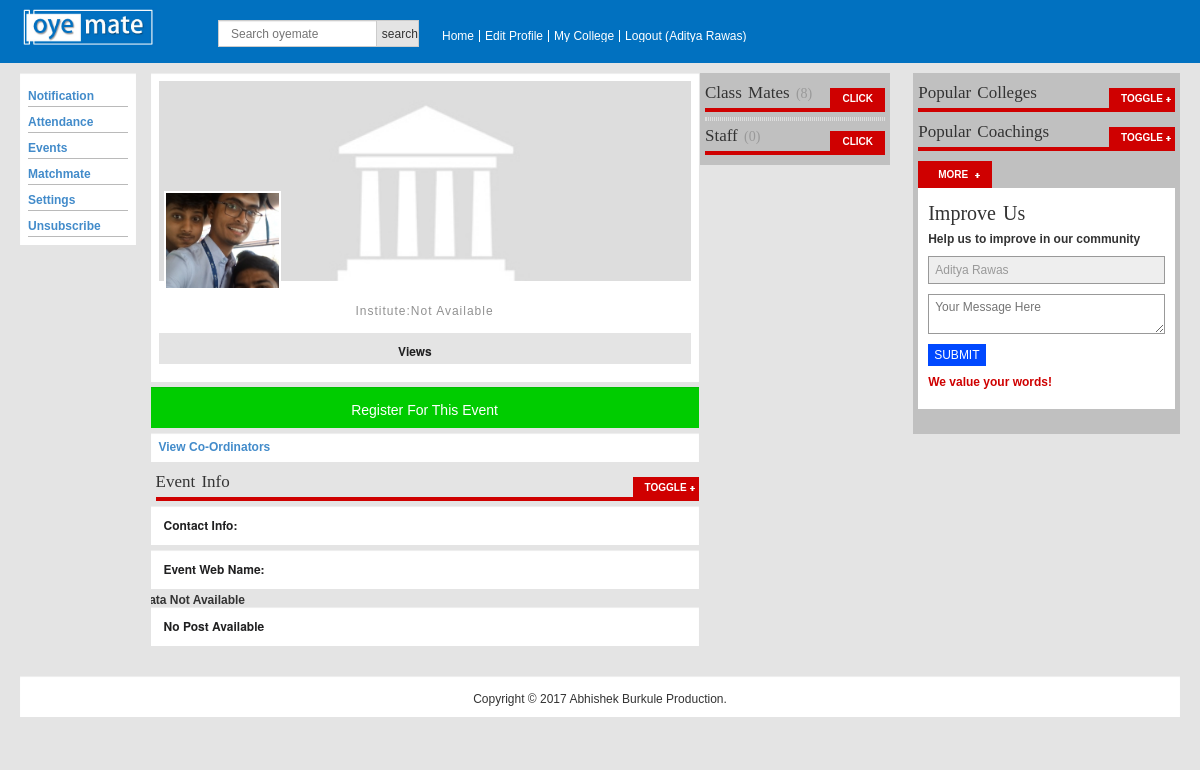
/event.php (signed in), run on the app's committed database.
### tables this page shows
CREATE TABLE `user` (
  `userID` int(11) NOT NULL auto_increment,
  `userName` varchar(256) default NULL,
  `userEmail` varchar(256) default NULL,
  `emailPrivacy` varchar(256) NOT NULL default 'onlyMe',
  `userImg` varchar(256) default NULL,
  `company` varchar(256) NOT NULL default 'Student',
  `day` varchar(256) default NULL,
  `month` varchar(256) default NULL,
  `year` varchar(256) default NULL,
  `instituteName` varchar(512) default NULL,
  `courseName` varchar(256) default NULL,
  `branchName` varchar(256) default NULL,
  `eduYear` varchar(256) default NULL,
  `userPass` varchar(256) default NULL,
  `userRealPass` int(1) NOT NULL default '1',
  `signupDate` varchar(256) default NULL,
  PRIMARY KEY  (`userID`)
);

### web/rightbar.php (the view, shortened to what this page needs)
<div class="sidebar floatright grey">
  <div class="single_right_coloum ">
    <div class="popular">
      <h2 class="title">Popular Colleges</h2>
      <a class="more togglePopular" href="#">Toggle</a>
    </div>
  </div>
  <?php
$limit=5;
if(isset($_GET['coachID'])){
	$ci_ID=$_GET['coachID'];
	$start=($ci_ID-1)*$limit;}
else{ $ci_ID=1; }
?>
  <div class="single_right_coloum ">
    <div class="popular">
      <h2 class="title">Popular Coachings</h2>
      <a class="more toggleCoaching" href="#">Toggle</a>
      <?php
$rows=mysqli_num_rows(mysqli_query($dbconfig,"SELECT * FROM coaching_institute LEFT JOIN user ON coaching_institute.userID=user.userID
			WHERE branchName='".$branchName."' "));
$total=ceil($rows/$limit);?>
      <?php if($ci_ID>1)
if($ci_ID!=$total)
if($rows!=''){
	echo "<a href='home.php?coachID=".($ci_ID+1)."' class='popular_more popularCoach' >more</a>";
}
?>
    </div>
  </div>
  <div class="single_sidebar">
    <div class="news-letter">
      <h2>Improve Us</h2>
      <p>Help us to improve in our community</p>
      <form action="insertData.php" method="post">
      <input type="text" disabled="disabled" class="form-control" id="name" placeholder="<?php echo $user['userName']; ?>" style="text-transform:capitalize;" />
        <textarea name="improveMessage" id="improve" placeholder="Your Message Here" ></textarea>
        <input type="submit" value="SUBMIT" class="improve btn btn-file btn btn-xs btn-primary" />
      </form>
      <p class="news-letter-privacy"> We value your words!</p>
    </div>
  </div>
</div>
</div>

### event.php (shortened to what this page needs)
<?php require 'config.php';
$eventName_query=mysqli_query($dbconfig,"SELECT * FROM events WHERE eventID='".$_REQUEST['eventID']."'
OR webName='".$_REQUEST['webName']."'");
$row_web_name=mysqli_fetch_assoc($eventName_query);
?>
<!DOCTYPE html PUBLIC "-//W3C//DTD XHTML 1.0 Transitional//EN" "http://www.w3.org/TR/xhtml1/DTD/xhtml1-transitional.dtd">
<html xmlns="http://www.w3.org/1999/xhtml">
<head>
<link rel="stylesheet" type="text/css" href="assets/css/bootstrap.min.css" media="screen" />
<link rel="stylesheet" type="text/css" href="assets/css/style.css" media="screen" />
<link rel="stylesheet" type="text/css" href="assets/css/responsive.css" media="screen" />
<?php include 'web/assetsLinks.php'; ?>
</head>
<body class="body">
<div class="body_wrapper">
  <?php include 'web/header.php'; ?>
  <div class="center">
    <div class="content_area">
      <div class="main_content floatleft">
        <?php include 'web/left-menu.php'; ?>
        <div class="left_coloum floatleft" >
          <?php $event_query=mysqli_query($dbconfig,"SELECT * FROM events LEFT JOIN user ON
		  		events.userID=user.userID
		  		WHERE events.eventID='".$_REQUEST['eventID']."' OR events.webName='".$row_web_name['webName']."' ");
				$row_event=mysqli_fetch_assoc($event_query);
		  ?>
          <div class="text_area_home">
            <div class="content-right">
              <?php if($row_event['eventPhoto']=='') {
                  echo '<div class="cntnt-img" style="background-image:url(../images/institute.jpg)">'; } else{ ?>
              <div class="cntnt-img" style="background-image:url(<?php echo '../uploads/'.$row_event['eventPhoto']; ?>)">
                <?php } ?>
              </div>
              <div class="bnr-img">
                <?php if($user['userImg']=='') {
                  echo '<img src="../images/default.jpg" class="userImg"/>'; } else{ ?>
                <img src="<?php echo '../uploads/'.$user['userImg']; ?>" class="userImg"/>
                <?php } ?>
              </div>
              <div class="bnr-text">
                <?php if($row_event['instituteName']=='') { echo '<p>Institute:Not Available</p>'; } ?>
              </div>
              <div class="btm-num hideStar">
                <ul>
                  <li>
                  </li>
                  <li>
                    <h3>Views</h3>
                  </li>
                </ul>
              </div>
            </div>
          </div>
          <a href="registerE.php?eventid=<?php echo $row_event['eventID'];?>">
          <div class="text_area_home" id="eventRegister">
          <p align="center">Register for this Event</p>
          </div></a>
          <div class="text_area_home ">
          <a href="#" class="clickViewCo">View Co-ordinators</a>
          </div>
          <div class="single_left_coloum_wrapper ">
            <h2 class="title">Event Info</h2>
            <a class="more toggleOne" href="#">Toggle</a>
                <div class="text_area_home hideHome hideInfo">
                <div class="left-margin ">
                  <h3> Contact Info: <small class="font"><?php echo $row_event['eventContact']; ?></small></h3>
                </div></div>
                <div class="text_area_home hideHome hideInfo">
                <div class="left-margin">
                  <h3> Event Web Name: <b><small class="font"><?php echo $row_event['webName']; ?></small></b></h3>
                </div></div>
                <?php
				$fee_query=mysqli_query($dbconfig,"SELECT * FROM comp_fee LEFT JOIN events ON comp_fee.eventID=events.eventID
				WHERE events.eventID='".$row_event['eventID']."'");
				$count_fee_data=mysqli_num_rows($fee_query);
				if ($count_fee_data == 0) { echo 'Data Not Available';}else {
				while($fee_row=mysqli_fetch_assoc($fee_query)){
		  		?>
               <div class="text_area_home hideHome">
                <div class="left-margin"><h3>
                	<?php echo $fee_row['compName']; ?>: <small class="font"> &#8377 <?php echo $fee_row['compFee']; ?></small>
                  <div class="floatright">
                  <small class="feeTime">
                    <?php date_default_timezone_set('Asia/Kolkata');echo "" . humanTiming( $fee_row['compAddTime'] ). " ago"; ?>
                  </small>
                  </div>
                </h3></div>
               </div>
                <?php  }} ?>
              <?php
$start=0;
$limit=8;
?>
               <?php
			$sqlUpload=mysqli_query($dbconfig,"SELECT * FROM user LEFT JOIN event_posts ON user.userID=event_posts.userID
			LEFT JOIN events ON event_posts.eventID=events.eventID
			WHERE events.webName='".$_REQUEST['webName']."' ORDER BY epID DESC LIMIT $start,$limit");
			$countUpload=mysqli_num_rows($sqlUpload);
			if($countUpload ==0){ echo '<div class="text_area_home hideHome">
			<div class="left-margin">
			<h3>No Post Available </h3></div></div>'; }else {
			while($rowUpload=mysqli_fetch_assoc($sqlUpload)){
			?>
         <div class="text_area_home hideHome">
            <div class="left-margin">
                   <h3><a class="content" href="../event/<?php echo $rowUpload['webName']; ?>"> <?php echo $rowUpload['eventName']; ?></a>
                <div style="float:right; display:inline-block; font-size:11px;font-weight: normal;"> <?php echo "" . humanTiming( $rowUpload['eventPostTime'] ). " ago"; ?> by <a href="user/<?php echo $rowUpload['userID']; ?>"><?php echo $rowUpload['userName']; ?></a></div>
              	   </h3>
                   <img src="<?php echo '../uploads/'.$rowUpload['eventPostPhoto']; ?>" class="img-responsive timelineImg" onerror="this.style.display='none'" />
                   <p class="hideDetail<?php echo $rowUpload['epID']; ?> hideAll">
                 		<?php $str=$rowUpload['eventTextPost']; if(strlen($str)>=101){echo substr($str,0,100).'...';}else echo $str; ?>
             	   </p>
            	 <span class="more_text<?php echo $rowUpload['epID']; ?> hideAll">
                   <p><?php echo $rowUpload['eventTextPost']; ?></p>
                 </span>
              </div>
                 <a class="readmore showMore content" rel="<?php echo $rowUpload['epID']; ?>" href="#" style="float:right">read more</a> <a class="readmore hideMore" rel="<?php echo $rowUpload['epID']; ?>" href="#" style="float:right">hide more</a> </div>
               <?php }} ?>
</div>
        </div>
        <?php include 'web/midRightbar.php'; ?>
        </div>
      </div>
      <?php include 'web/rightbar.php'; ?>
    <?php include 'web/footer.php'; ?>
  </div>
</div>
</body>
</html>

### web/header.php (shortened to what this page needs)
    		<?php
			$sql=mysqli_query($dbconfig,"SELECT * FROM user WHERE userID='".$_SESSION['userid']."'");
			($user=mysqli_fetch_assoc($sql));
			$branchName=$user['branchName'];
			?>
<div class="header_area">
      <div class="logo floatleft"><a href="home.php"><img src="../images/oyemate2.jpg" alt="" /></a></div>
      <div class="social floatleft">
        <div class="search">
          <form action="search_result.php" method="get" id="search_form">
            <input type="text" placeholder="Search oyemate" name="searchVal" id="s" />
            <input type="submit"  id="search" class="btn btn-default btn-xs btn-rect" value="search" />
          </form>
        </div>
      </div>
      <div class="top_menu floatleft">
        <ul>
          <li><a href="home.php">Home</a></li>
          <li><a href="myprofile.php">Edit Profile</a></li>
          <?php if($user['company']=='Coaching Staff') {?>
          <li><a href="mycoaching.php">Coaching Class</a></li> <?php }else { ?>
          <li><a href="mycollege.php">My College</a></li><?php } ?>
          <li><a href="logout.php">Logout (<?php echo $user['userName']; ?>)</a></li>
        </ul>
      </div>
    </div>

### web/assets/css/style.css (style rules this page uses)
#search { height: 27px; margin-left: -23px; width: 21%; }
* { margin: 0; padding: 0 }
body { font-family: Arial; font-size: 12px; line-height: 13px; background: #E4E4E4 }
a { text-decoration: none; text-transform: capitalize; }
#improve { border: 1px solid #999; margin-bottom: 10px; width: 100%; }
.grey { background: #c0c0c0 none repeat scroll 0 0; padding: 5px; }
#eventRegister { background-color:#0C0; color:#fff; padding: 8px; font-size:14px; }
.userImg { height: 100px; object-fit: cover; width: 100px; }
.text_area_home { background: #fff none repeat scroll 0 0; box-shadow: 0 1px 1px rgba(0, 0, 0, 0.075) inset; margin-bottom: 5px; padding: 8px; }
.text_area_home p { line-height: 20px; margin-bottom:0px; font-weight: 100; margin-top: 5px; }
.left-margin { margin-left: 15px }
input[type=text], input[type=password], textarea { padding: 6px; }
input[type=submit] h1, h2, h4, h5, h6 { font-weight: normal; margin: 0 0 5px }
h3 { color: #202021; font-size: 12px; font-weight: bold; margin-bottom: 5px; margin-top: 5px; line-height: 13px }
h2 { font-size: 25px; line-height: 30px }
.logo img { max-width: 35%; height: auto }
img { max-width: 100%; height: auto }
.floatleft { float: left }
.floatright { float: right }
.center { width: 100%; display: block; margin: 0 auto; padding: 20px; background: #E4E4E4; transition: all 1.3s ease 0s; -moz-transition: all 1.3s ease 0s; -webkit-transition: all 1.3s ease 0s; -o-transition: all 1.3s ease 0s; -ms-transition: all 1.3s ease 0s }
div { overflow: hidden }
.body_wrapper { margin-top: 0px; margin-bottom: 0px }
.header_area { background: #0171C0; padding-bottom: 6px; }
.logo { margin-left: 20px; margin-top:6px }
.top_menu { margin-left: 0; margin-top: 30px; width: 50%; }
.top_menu ul { list-style: none outside none; margin: 0; padding: 0 }
.top_menu ul li { float: left; border-right: 1px solid #fff }
.top_menu ul li:last-child { border-right: none }
.top_menu ul li a { color: #fff; display: block; font-size: 12px; padding:0 5px; line-height: 12px }
.social { margin: 20px 15px 10px -16em; width: 17%; }
.search #s { background-color: #fff; border: 1px solid #ccc; border-radius: 0; box-shadow: 0 1px 1px rgba(0, 0, 0, 0.075) inset; color: #555; font-size: 12px; height: 27px; line-height: 1.42857; padding: 6px 12px; transition: border-color 0.15s ease-in-out 0s, box-shadow 0.15s ease-in-out 0s; vertical-align: middle; width: 87%; }
.content_area { margin-top: -10px; }
.main_content { width: 75%; }
.left_coloum { width: 63% }
.single_left_coloum_wrapper { position: relative; margin-left: -10px; }
.single_left_coloum_wrapper .title { margin-left: 15px }
.title { border-bottom: 4px solid #CF0000; font-family:Trebuchet MS; font-size: 17px; word-spacing: 2px }
.more { background: #cf0000 url("images/plus.png") no-repeat scroll 57px 9px; color: #fff; display: unset; font-size: 10px; font-weight: bold; padding: 4px 12px; position: absolute; right: 0; text-transform: uppercase; top: 10px; }
.popular_more { background: url("images/plus.png") no-repeat scroll 57px 12px #CF0000; color: #FFF; display: block; font-size: 10px; font-weight: bold; padding: 7px 20px; text-transform: uppercase; width: 74px; margin-top: 10px }
.single_right_coloum { position: relative; }
.sidebar { width: 23% }
.single_sidebar { margin-bottom: 20px; }
.news-letter { padding: 10px; background: #fff }
.news-letter h2 { font-family: bebasregular; font-size: 20px; margin-bottom: 5px; word-spacing: 2px }
.news-letter form input#name { border: 1px solid #999; margin-bottom: 10px; width: 100% }
.news-letter-privacy { color: #cf0000; margin-top: 10px }
.cntnt-img { background-repeat: no-repeat; background-size: cover; content: ""; min-height: 200px; }
.bnr-img { border: 2px solid #fff; border-radius: 0; display: inline-block; left: 1%; position: absolute; top: 110px; width: 22%; height: 99px; }
.bnr-img img { border-radius: 0; height: 99px; object-fit: cover; width: 100%; }
.bnr-text { text-align: center; }
.bnr-text p { color: #919191; font-size: 1em; letter-spacing: 1px; margin: 0 auto; width: 70%; }
.btm-num { margin-top: 1em; }
.btm-num ul { background-color: #e4e4e4; padding-bottom: 5px; }
.btm-num ul li { display: inline-block; margin-bottom: -15px; padding: 7px 0; text-align: center; width: 31.7%; }
.content-right { background-color: #fff; padding: 0; position: relative; }

### data on the page
user: userName "Aditya Rawas", userImg (picture)

### other printed values
$count_add_students "8"
$count_download "0"
